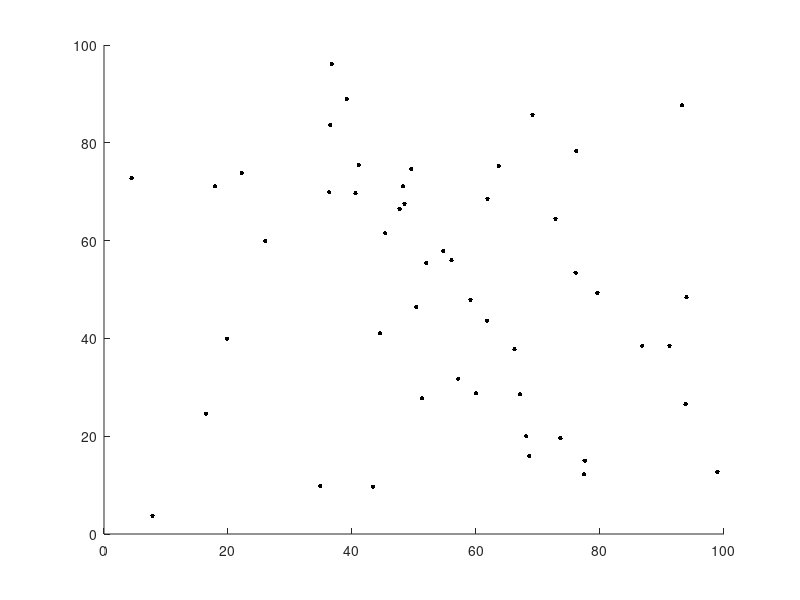

This chart was generated by the following MATLAB code:
%%%%%%%%%%%%%%%%%%%%%%%%%%%%%%%%%%%%%%%%%%%%%%%%%%%%%%%%%%%%%%%%%%%%%%%%%%%
%%%%%%%%%%%%%%%%%%%%%%%%%%%%%%%%%%%%%%%%%%%%%%%%%%%%%%%%%%%%%%%%%%%%%%%%%%%
%%%%%%          Sheep Simulator                                      %%%%%%
%%%%%%          4M20 Robotics, coursework template                   %%%%%%
%%%%%%          University of Cambridge                              %%%%%%
%%%%%%          Michaelmas 2015                                      %%%%%%
%%%%%%%%%%%%%%%%%%%%%%%%%%%%%%%%%%%%%%%%%%%%%%%%%%%%%%%%%%%%%%%%%%%%%%%%%%%
%%%%%%%%%%%%%%%%%%%%%%%%%%%%%%%%%%%%%%%%%%%%%%%%%%%%%%%%%%%%%%%%%%%%%%%%%%%

%%%%%%%%%%%%%%%%%%%%%%%%%%%%%%%%%%%%%%%%%%%%%%%%%%%%%%%%%%%%%%%%%%%%%%%%%%%
%% Sheep Simulation                                                      %%
%%%%%%%%%%%%%%%%%%%%%%%%%%%%%%%%%%%%%%%%%%%%%%%%%%%%%%%%%%%%%%%%%%%%%%%%%%%

%% Blank slate
clear all
close all
clc

%% Parameters

no_of_sheep = 50;
dt = 1e-2;           % simulation step size (smallest is 1e-2)
sim_length = 30;     % simulation length (no. of seconds)
sheep_mvt = 0.1;     % amount of sheep movement per simulation step
fps = 25;            % update rate
p_start_mvt = 0.008;   % chance of sheep to start movement
p_cont_mvt = 0.95;     % chance of sheep to continue moving once moving
deg_of_freedom = 30; % the arc which the sheep is free to choose to head in
field_size = 100;    % size of the field that the sheep are grazing on

%% Initialisation

% initialise some variables
sheep_pos_x = zeros(sim_length/dt,no_of_sheep); % preallocate
sheep_pos_y = zeros(sim_length/dt,no_of_sheep); % preallocate
sheep_move = zeros(1,no_of_sheep);              % preallocate
prev_angle = zeros(1,no_of_sheep);              % preallocate
prev_toc = 0;

% initialise the figure
figure(1)
hold on
axis([0 field_size 0 field_size])

for i = 1:no_of_sheep
    sheep_pos_x(1,i) = rand*(field_size*0.6) + field_size*0.2; % initialise at middle 60% of the field
    sheep_pos_y(1,i) = rand*(field_size*0.6) + field_size*0.2; % initialise at middle 60% of the field
    prev_angle(1,i) = rand*2*pi;
    sheep(i) = line(sheep_pos_x(1,i),sheep_pos_y(1,i),'color',[0 0 0],'Marker','.','MarkerSize',10); 
end

%% Simulation

tic
for i = 2:sim_length/dt
    for sheep_no = 1:no_of_sheep
        if sheep_move(1,sheep_no) == 1
            if rand < p_cont_mvt
                % move the sheep
                angle = (rand-0.5)*deg_of_freedom/180*pi + prev_angle(1,sheep_no);
                prev_angle(1,sheep_no) = angle;
                sheep_pos_x(i,sheep_no) = sheep_pos_x(i-1,sheep_no) + cos(angle)*sheep_mvt;
                sheep_pos_y(i,sheep_no) = sheep_pos_y(i-1,sheep_no) + sin(angle)*sheep_mvt;
                % prevent sheep from exceeding bounds
                if abs(sheep_pos_x(i,sheep_no)-field_size/2) > field_size/2
                   sheep_pos_x(i,sheep_no) = sheep_pos_x(i-1,sheep_no);
                   prev_angle(1,sheep_no) = rand*2*pi; % also reset the angle to random one so the sheep doesn't get stuck
                end
                if abs(sheep_pos_y(i,sheep_no)-field_size/2) > field_size/2
                   sheep_pos_y(i,sheep_no) = sheep_pos_y(i-1,sheep_no);
                   prev_angle(1,sheep_no) = rand*2*pi; % also reset the angle to random one so the sheep doesn't get stuck
                end
            else
                sheep_move(1,sheep_no) = 0;
                % don't move sheep
                sheep_pos_x(i,sheep_no) = sheep_pos_x(i-1,sheep_no);
                sheep_pos_y(i,sheep_no) = sheep_pos_y(i-1,sheep_no);
            end
        else
            if rand < p_start_mvt
                sheep_move(1,sheep_no) = 1;
                % move the sheep
                angle = (rand-0.5)*deg_of_freedom/180*pi + prev_angle(1,sheep_no);
                prev_angle(1,sheep_no) = angle;
                sheep_pos_x(i,sheep_no) = sheep_pos_x(i-1,sheep_no) + cos(angle)*sheep_mvt;
                sheep_pos_y(i,sheep_no) = sheep_pos_y(i-1,sheep_no) + sin(angle)*sheep_mvt;
                % prevent sheep from exceeding bounds
                if abs(sheep_pos_x(i,sheep_no)-field_size/2) > field_size/2
                   sheep_pos_x(i,sheep_no) = sheep_pos_x(i-1,sheep_no);
                   prev_angle(1,sheep_no) = rand*2*pi; % also reset the angle to random one so the sheep doesn't get stuck
                end
                if abs(sheep_pos_y(i,sheep_no)-field_size/2) > field_size/2
                   sheep_pos_y(i,sheep_no) = sheep_pos_y(i-1,sheep_no); 
                   prev_angle(1,sheep_no) = rand*2*pi; % also reset the angle to random one so the sheep doesn't get stuck
                end
            else
                % don't move sheep
                sheep_pos_x(i,sheep_no) = sheep_pos_x(i-1,sheep_no);
                sheep_pos_y(i,sheep_no) = sheep_pos_y(i-1,sheep_no);
            end
        end
    end
    now_toc = toc;
    if now_toc - prev_toc >= 1/fps
        for j = 1:no_of_sheep
            set(sheep(j),'xdata',sheep_pos_x(i,j),'ydata',sheep_pos_y(i,j));
        end
        drawnow
        prev_toc = now_toc;
    end
    pause(dt)
end
